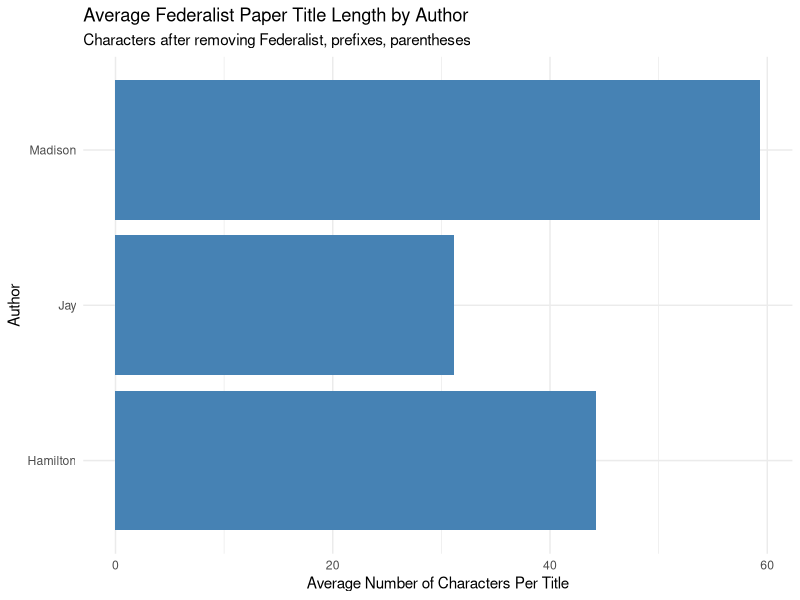
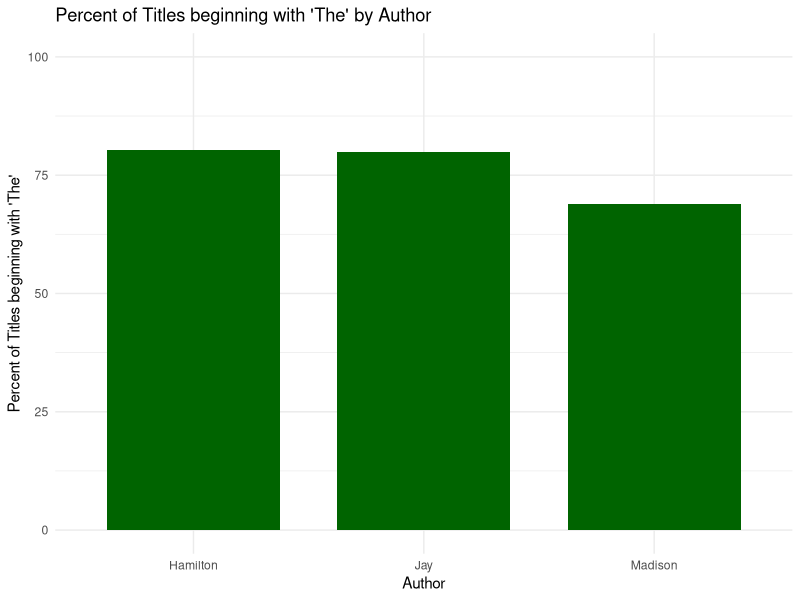

Source code (R) for these figures, in order:
## ---- chunk 1
library(tidyverse)
library(stringr)
library(readr)

titles <- read_csv("title_author.csv")

head(titles)
## ---- chunk 2
titles_clean <- titles |>
  mutate(
    clean_title = str_replace_all(title, "^FEDERALIST No\\. [IVXLC]+\\.\\s*", ""),
    clean_title = str_replace_all(clean_title, "\\([^)]*\\)", ""),
    clean_title = str_replace_all(clean_title, "[[:punct:]]", ""),
    title_length = str_length(clean_title)
  )

by_author <- titles_clean |>
  group_by(author) |>
  summarise(
    n_papers = n(),
    mean_chars = mean(title_length, na.rm = TRUE)
  ) |>
  arrange(desc(mean_chars))

by_author

## ---- chunk 3
titles_clean_copy <- titles_clean
titles_starting_with_the <- titles_clean |>
  select(
    clean_title, author
  ) |>
  mutate(
    begins_with_the = ifelse(str_detect(clean_title, "^The(?=\\b)"), 1, 0)
  ) |>
  group_by(author
  ) |>
  summarize(avg_use_the = mean(begins_with_the) * 100)

titles_starting_with_the
## ---- chunk 4
ggplot(by_author, aes(x = author, y = mean_chars)) + 
  geom_col(fill = "steelblue") +
  coord_flip() +
  labs(
    x = "Author",
    y = "Average Number of Characters Per Title",
    title = "Average Federalist Paper Title Length by Author",
    subtitle = "Characters after removing Federalist, prefixes, parentheses"
  ) +
  theme_minimal()
## ---- chunk 5
ggplot(titles_starting_with_the, aes(x = author, y = avg_use_the)) +
  geom_col(fill = "darkgreen", width = 0.75) +
  coord_cartesian(ylim = c(0, 100)) +
  labs(
    x = "Author",
    y = "Percent of Titles beginning with 'The'",
    title = "Percent of Titles beginning with 'The' by Author"
  ) +
  theme_minimal()
